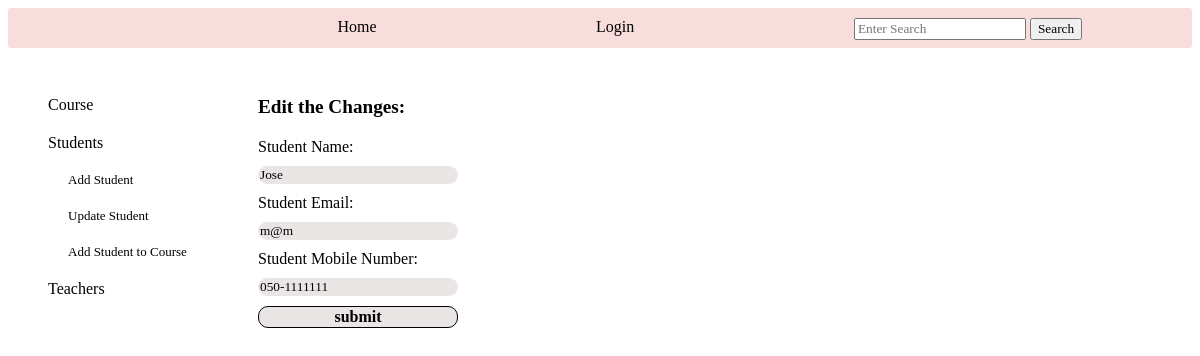
Before: /chosen_student/1 with the older database file.
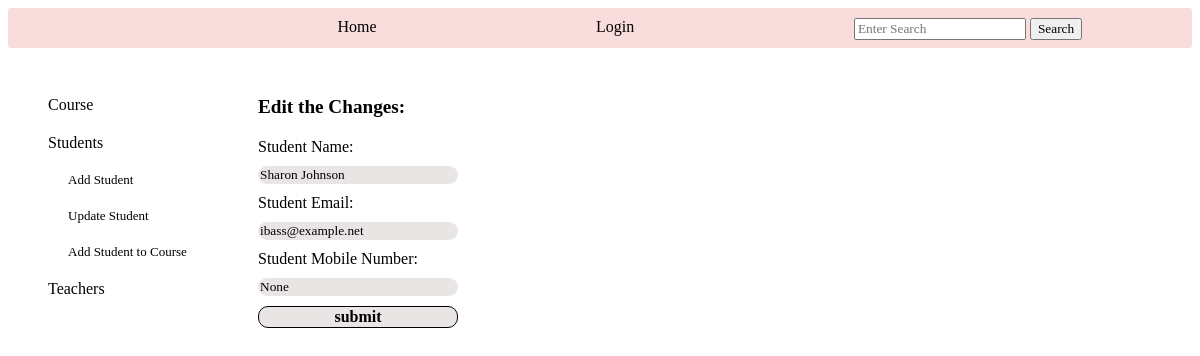
After: the same page with the newer database file.
### tables this page shows
CREATE TABLE students (
        id INTEGER PRIMARY KEY,
        name TEXT NOT NULL,
        email TEXT UNIQUE,
        phone TEXT UNIQUE,
        user_id INTEGER,
        FOREIGN KEY(user_id) REFERENCES new_users (id)
        );

### app.py (the view)
@app.route('/chosen_student/<student_id>', methods=['GET', 'POST'])
def chosen_student_update(student_id):
    log=check_log()
    info=info_user()
    student_info=crud.read_if('*',"students","id", student_id)
    student_object=create_students_objects(student_info)
    if request.method=='POST':
        name=request.form['name'].title()
        email=request.form['email']
        phone=request.form['phone']
        if student_object[0].name!=name:
            crud.update_if('students', 'name', f"'{name}'", 'id', student_id)
        if student_object[0].email!=email:
            try:
                crud.update_if('users', 'student_user', f"'{email}'", 'student_user', student_object[0].email)
                crud.update_if('students', 'email', f"'{email}'",'id', student_id)
            except:
                return render_template('update_students.html', log=log, info=info, student_dict='', title='Edit the Changes:', student_object=student_object, note="Email already exists")
        if student_object[0].phone!=phone:
            try:
                crud.update_if('students', 'phone', f"'{phone}'",'id', student_id)
            except:
                return render_template('update_students.html', log=log, info=info, student_dict='', title='Edit the Changes:', student_object=student_object, note="Mobile number already exists")
        return redirect(url_for('student_info', student_id=student_id))
    else:
        return render_template('update_students.html', log=log, info=info, student_dict='', title='Edit the Changes:', student_object=student_object)

### app.py (called while the page is built)
def check_log(): #check if user is loged in or not
    log_result={}
    if "name" in session:
        link='/logout'
        log='Logout'
        log_result['link']=link
        log_result['log']=log
        return log_result
    else:
        link='/login'
        log='Login'
        log_result['link']=link
        log_result['log']=log
        return log_result

### crud.py (called while the page is built)
def read_if(column, table, value, condition):
    return query(f"SELECT {column} FROM {table} WHERE {value}='{condition}'")

### functions.py (called while the page is built)
def create_students_objects(students: list):
    students_objects=[classes.Student(student[0], student[1], student[2], student[3]) for student in students]
    return students_objects

### setup_db.py (called while the page is built)
def query(sql):
    with sqlite3.connect('students.db') as conn:
        cur=conn.cursor()
        cur.execute(sql)
        return cur.fetchall()

### templates/update_students.html (shortened to what this page needs)
{% include "admin_nav_students.html" %}
    <div class="main_student_update" >
        <div class="main_chosen_student">
            <div class="title_chosen_student">{{title}}</div>
            <form class="info_chosen_student" action="" method="POST">
                {% for student in student_object %}
                Student Name: <input type="text" name="name" value="{{student.name}}" >
                Student Email: <input type="email" name="email" value="{{student.email}}"  title="example@example.com">
                Student Mobile Number: <input type="tel" name="phone" value="{{student.phone}}" title="example: 050-1234567"  pattern="[0-9]{3}-[0-9]{7}">
                <input id="submit" type="submit" value="submit">
                {% endfor %}
            </form>
        </div>
    </div>
</div>

Changed rows visible on the page:
removed students: name "Jose", email "m@m", phone "050-1111111"
added students: name "Sharon Johnson", email "ibass@example.net", phone "None"
